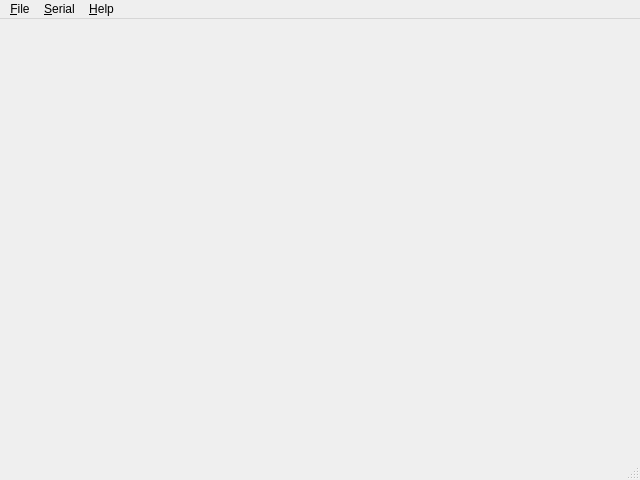
<?xml version="1.0" encoding="UTF-8"?>
<ui version="4.0">
 <class>MainWindow</class>
 <widget class="QMainWindow" name="MainWindow">
  <property name="geometry">
   <rect>
    <x>0</x>
    <y>0</y>
    <width>640</width>
    <height>480</height>
   </rect>
  </property>
  <property name="minimumSize">
   <size>
    <width>400</width>
    <height>300</height>
   </size>
  </property>
  <property name="windowTitle">
   <string>Orientation</string>
  </property>
  <widget class="QWidget" name="centralWidget">
   <layout class="QVBoxLayout" name="verticalLayout">
    <property name="spacing">
     <number>0</number>
    </property>
    <property name="leftMargin">
     <number>0</number>
    </property>
    <property name="topMargin">
     <number>0</number>
    </property>
    <property name="rightMargin">
     <number>0</number>
    </property>
    <property name="bottomMargin">
     <number>0</number>
    </property>
    <item>
     <widget class="GLWidget" name="glWidget" native="true"/>
    </item>
   </layout>
  </widget>
  <widget class="QMenuBar" name="menuBar">
   <property name="geometry">
    <rect>
     <x>0</x>
     <y>0</y>
     <width>640</width>
     <height>20</height>
    </rect>
   </property>
   <widget class="QMenu" name="menuFile">
    <property name="title">
     <string>&amp;File</string>
    </property>
    <addaction name="actionExit"/>
   </widget>
   <widget class="QMenu" name="menuConnection">
    <property name="title">
     <string>&amp;Serial</string>
    </property>
    <addaction name="actionOpen"/>
    <addaction name="actionClose"/>
   </widget>
   <widget class="QMenu" name="menuHelp">
    <property name="title">
     <string>&amp;Help</string>
    </property>
    <addaction name="actionAbout"/>
   </widget>
   <addaction name="menuFile"/>
   <addaction name="menuConnection"/>
   <addaction name="menuHelp"/>
  </widget>
  <widget class="QStatusBar" name="statusBar"/>
  <action name="actionExit">
   <property name="text">
    <string>E&amp;xit</string>
   </property>
   <property name="shortcut">
    <string>Ctrl+Q</string>
   </property>
   <property name="menuRole">
    <enum>QAction::QuitRole</enum>
   </property>
  </action>
  <action name="actionAbout">
   <property name="text">
    <string>&amp;About...</string>
   </property>
   <property name="menuRole">
    <enum>QAction::AboutRole</enum>
   </property>
  </action>
  <action name="actionOpen">
   <property name="text">
    <string>&amp;Open...</string>
   </property>
  </action>
  <action name="actionClose">
   <property name="enabled">
    <bool>false</bool>
   </property>
   <property name="text">
    <string>&amp;Close</string>
   </property>
  </action>
  <action name="action400x300">
   <property name="checkable">
    <bool>true</bool>
   </property>
   <property name="checked">
    <bool>true</bool>
   </property>
   <property name="text">
    <string>400 x 300</string>
   </property>
  </action>
  <action name="action640x480">
   <property name="checkable">
    <bool>true</bool>
   </property>
   <property name="text">
    <string>640 x 480</string>
   </property>
  </action>
  <action name="action800x600">
   <property name="checkable">
    <bool>true</bool>
   </property>
   <property name="text">
    <string>800 x 600</string>
   </property>
  </action>
 </widget>
 <layoutdefault spacing="6" margin="11"/>
 <customwidgets>
  <customwidget>
   <class>GLWidget</class>
   <extends>QWidget</extends>
   <header>glwidget.h</header>
   <container>1</container>
  </customwidget>
 </customwidgets>
 <resources/>
 <connections/>
</ui>
